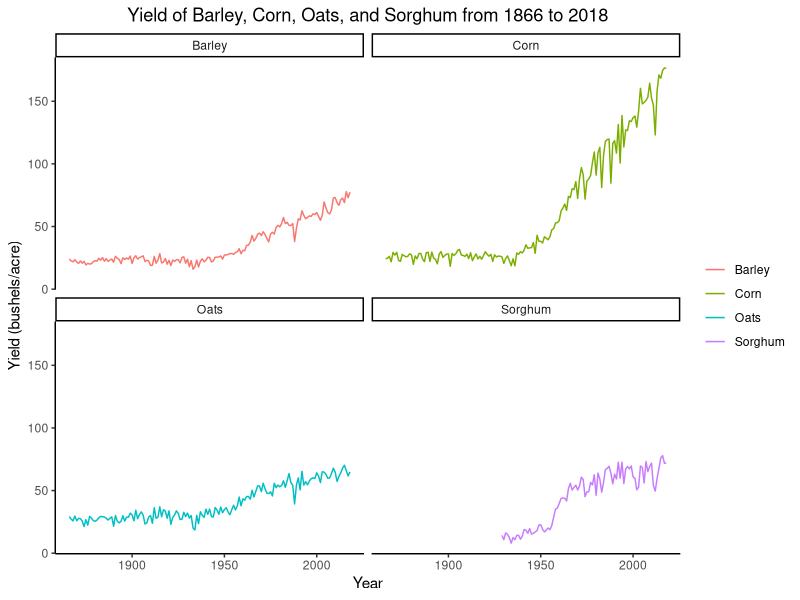
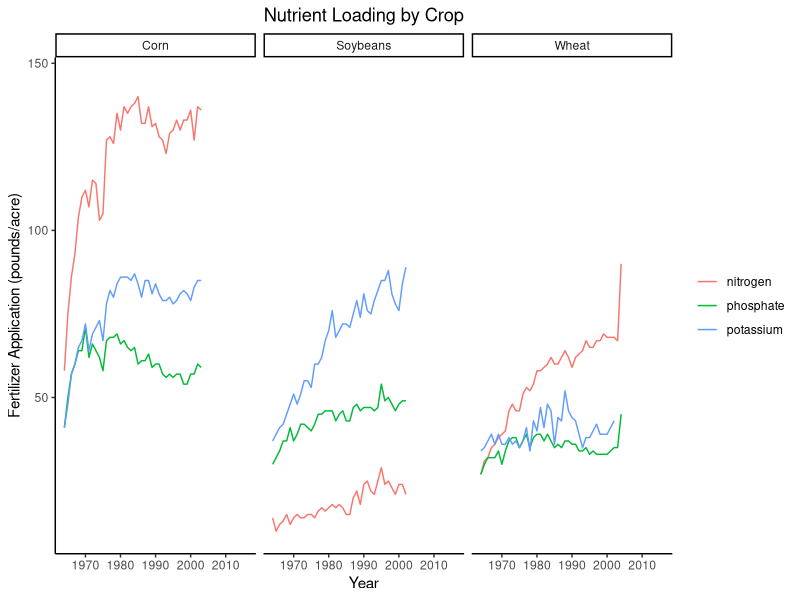
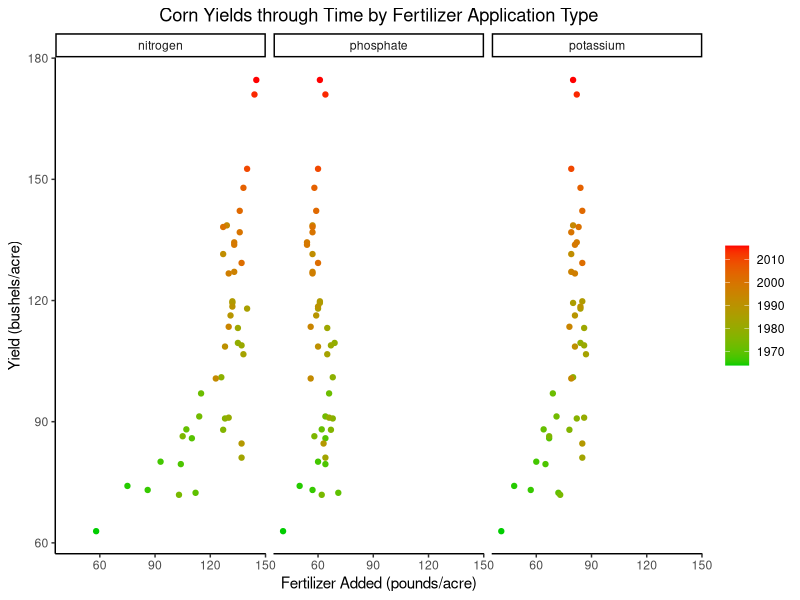

The R script that drew these images, in order:
## ---- chunk 1
knitr::opts_chunk$set(echo = TRUE)
## ---- chunk 2
# Reading in data and setting up libraries

library(tidyverse)
grain <- read_csv("grain.csv")
fertilizer <- read_csv("fertilizer.csv")
library(RColorBrewer)

## ---- chunk 3

grains_yield <- grain %>% 
  select(year, yield, commodity) %>% 
  group_by(commodity)

corn_yield_simple <- grains_yield %>% 
  filter(commodity == "Corn")

grains_plot <- ggplot(grains_yield, aes(x = year, y = yield)) + 
  geom_line(aes(color = commodity)) + 
  facet_wrap("commodity") +
  theme_classic() +
  xlab("Year") +
  ylab("Yield (bushels/acre)") +
  ggtitle("Yield of Barley, Corn, Oats, and Sorghum from 1866 to 2018") +
  theme(plot.title = element_text(hjust = 0.5)) +
  scale_x_continuous() +
  scale_y_continuous() +
  theme(legend.title=element_blank())
  
grains_plot
## ---- chunk 4

fertilizer_simple <- fertilizer %>% 
  group_by(crop)
  
fertilizer_plot <- ggplot(fertilizer_simple, aes(x = year, y = ppa)) + 
  geom_line(aes(color = fertilizer)) + 
  facet_wrap("crop") +
  theme_classic() +
  xlab("Year") +
  ylab("Fertilizer Application (pounds/acre)") +
  ggtitle("Nutrient Loading by Crop") +
  theme(plot.title = element_text(hjust = 0.5)) +
  scale_x_continuous() +
  scale_y_continuous() +
  theme(legend.title=element_blank())

fertilizer_plot
## ---- chunk 5
# Creating a simplified df to represent just corn yield by year
fertilizer_corn <- grain %>% 
  filter(commodity == "Corn") %>% 
  select(year, commodity, yield)

# Join both df's by year so that one df has year, type of fertilizer applied to corn in that year, the amount of fertilizer applied per acre, and the yield
fertilizer_merge <- merge(fertilizer_simple, corn_yield_simple, by="year") %>% 
  group_by(fertilizer) %>% 
  filter(crop == "Corn") %>% 
  select(year, fertilizer, ppa, yield)

# Visualizing with a graph
corn_plot <- ggplot(fertilizer_merge, aes(x = ppa, y = yield)) + 
  geom_point(aes(color = year)) +
  scale_color_gradient(low = "green3", high = "red") +
  facet_wrap("fertilizer") +
  theme_classic() +
  xlab("Fertilizer Added (pounds/acre)") +
  ylab("Yield (bushels/acre)") +
  ggtitle("Corn Yields through Time by Fertilizer Application Type") +
  theme(plot.title = element_text(hjust = 0.5)) +
  scale_y_continuous() +
  theme(legend.title=element_blank())

corn_plot
